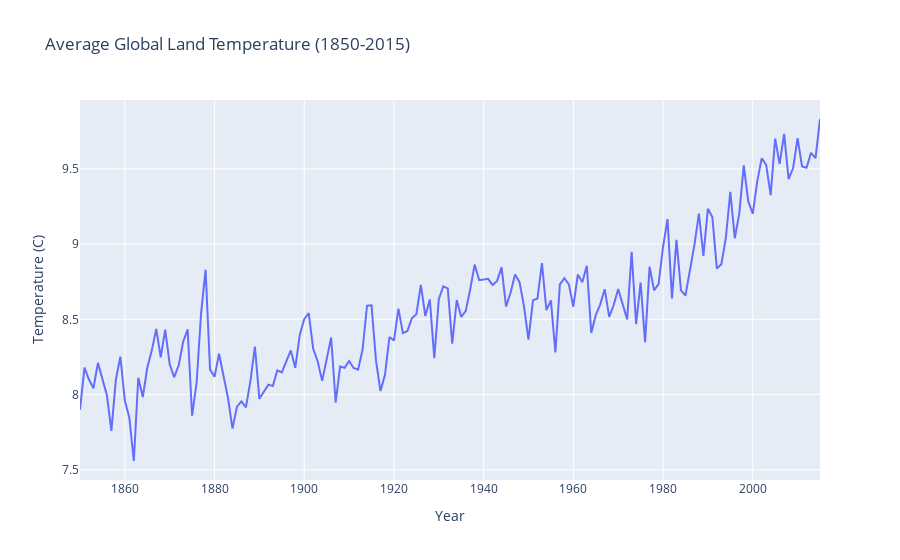

The code cell stored with this chart in its notebook:
### Code cell
# Graph average global land temperature data
global_x = global_df['Year']
global_y = global_df['LandAverageTemperature']

fig1 = px.line(x=global_x, y=global_y, labels={'x': 'Year', 'y': 'Temperature (°C)'}, title='Average Global Land Temperature (1850-2015)')

# Show the plot
fig1.show()

### Figure 1 — Plotly figure (JSON) as saved in the notebook; plotly's stock layout.template omitted (floating-point values rounded to 4 significant figures; data arrays with more than 128 entries replaced by an {"elided": "..."} marker saying what was removed)
{"data": [{"hovertemplate": "Year=%{x}<br>Temperature (C)=%{y}<extra></extra>", "legendgroup": "", "line": {"color": "#636efa", "dash": "solid"}, "marker": {"symbol": "circle"}, "mode": "lines", "name": "", "orientation": "v", "showlegend": false, "type": "scatter", "x": {"elided": "166 int values"}, "xaxis": "x", "y": {"elided": "166 float values"}, "yaxis": "y"}], "layout": {"autosize": true, "legend": {"tracegroupgap": 0}, "title": {"text": "Average Global Land Temperature (1850-2015)"}, "xaxis": {"anchor": "y", "autorange": true, "domain": [0, 1], "range": [1850, 2015], "title": {"text": "Year"}, "type": "linear"}, "yaxis": {"anchor": "x", "autorange": true, "domain": [0, 1], "range": [7.432, 9.957], "title": {"text": "Temperature (C)"}, "type": "linear"}}}
